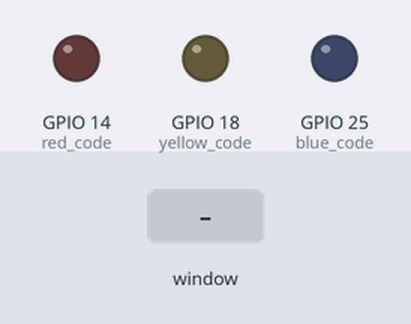
Bench run of a program on a simulated Raspberry Pi (BCM pin numbers). Shown: output pins drawn as LEDs (lit = HIGH). The test bench sets the inputs (shaded band). The desktop window is not drawn, its controls go by their first labels and the mouse button is held 0.15 s. At 5.8 s the program stops and its outputs stay as they are.

Above: at 1.2 s.
1.3 s: control labelled "Red" in the window clicked
At 2.3 s:
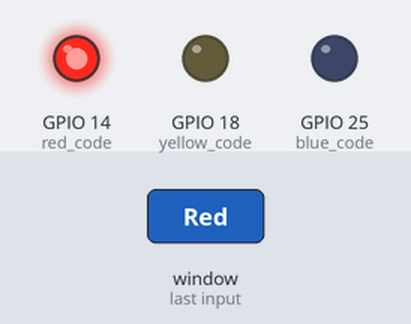
2.8 s: control labelled "Yellow" in the window clicked
At 3.5 s:
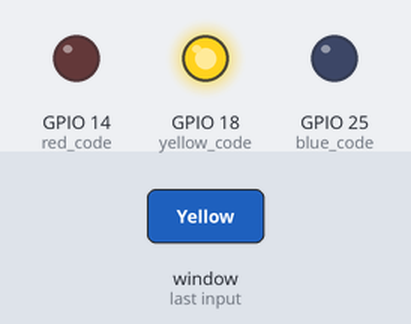
4.3 s: control labelled "Blue" in the window clicked
At 4.6 s:
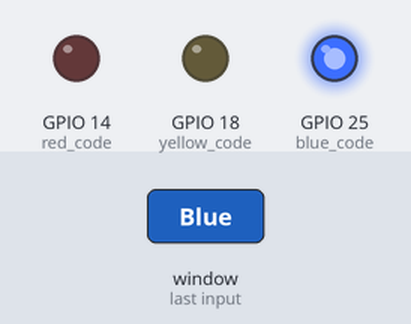
5.8 s: control labelled "Exit" in the window clicked
At 7.0 s:
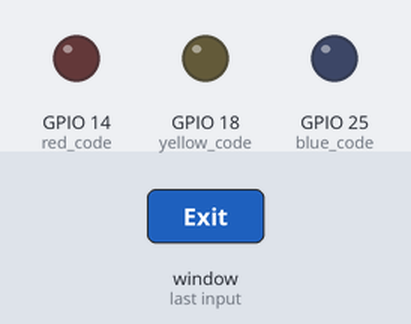
Timing chart, 0 to 7.3 s (numbered marks = the images above; inputs shaded):
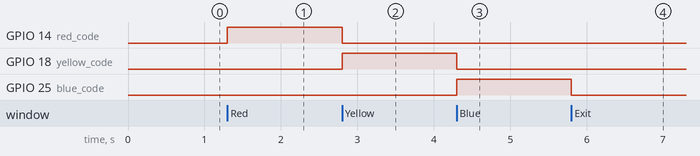

The program:

gui.py
```python
from Tkinter import *
import RPi.GPIO as GPIO

blue_code = 25
yellow_code = 18
red_code = 14

GPIO.setwarnings(False)

GPIO.setmode(GPIO.BCM)
GPIO.setup(blue_code, GPIO.OUT)
GPIO.setup(yellow_code, GPIO.OUT)
GPIO.setup(red_code, GPIO.OUT)

GPIO.output(blue_code, GPIO.LOW)
GPIO.output(yellow_code, GPIO.LOW)
GPIO.output(red_code, GPIO.LOW)


window = Tk()

window.title("LED control panel")

window.geometry('350x200')

def onExit():
	window.destroy()

exitButton = Button(window, text="Exit", command=onExit)

def onRed():
	GPIO.output(blue_code, GPIO.LOW)
	GPIO.output(yellow_code, GPIO.LOW)
	GPIO.output(red_code, GPIO.HIGH)

red = Radiobutton(window,text='Red', value=1, command=onRed)

def onYellow():
	GPIO.output(red_code, GPIO.LOW)
	GPIO.output(blue_code, GPIO.LOW)
	GPIO.output(yellow_code, GPIO.HIGH)


yellow = Radiobutton(window,text='Yellow', value=2, command=onYellow)

def onBlue():
	GPIO.output(yellow_code, GPIO.LOW)
	GPIO.output(red_code, GPIO.LOW)
	GPIO.output(blue_code, GPIO.HIGH)

blue = Radiobutton(window,text='Blue', value=3, command=onBlue)

red.grid(column=0, row=0)

yellow.grid(column=1, row=0)

blue.grid(column=2, row=0)

exitButton.grid(column=3, row=0)


window.mainloop()

GPIO.cleanup()
```

Measured:
- after the input at 1.3 s, GPIO 14 (red_code): LOW → HIGH at once
- after the input at 2.8 s, GPIO 14 (red_code): HIGH → LOW at once; GPIO 18 (yellow_code): LOW → HIGH at once
- after the input at 4.3 s, GPIO 18 (yellow_code): HIGH → LOW at once; GPIO 25 (blue_code): LOW → HIGH at once
- after the input at 5.8 s, GPIO 25 (blue_code): HIGH → LOW at once
